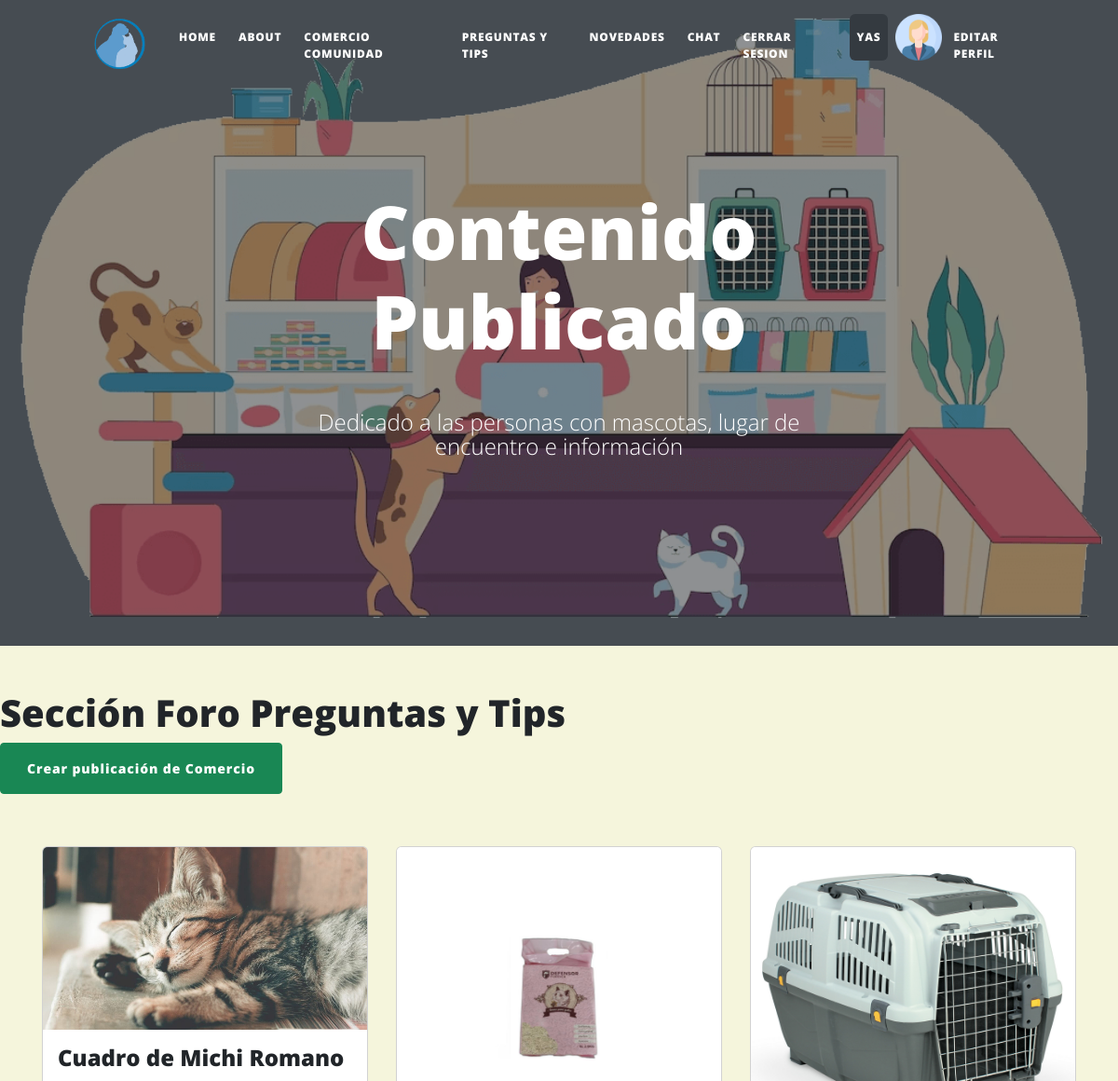
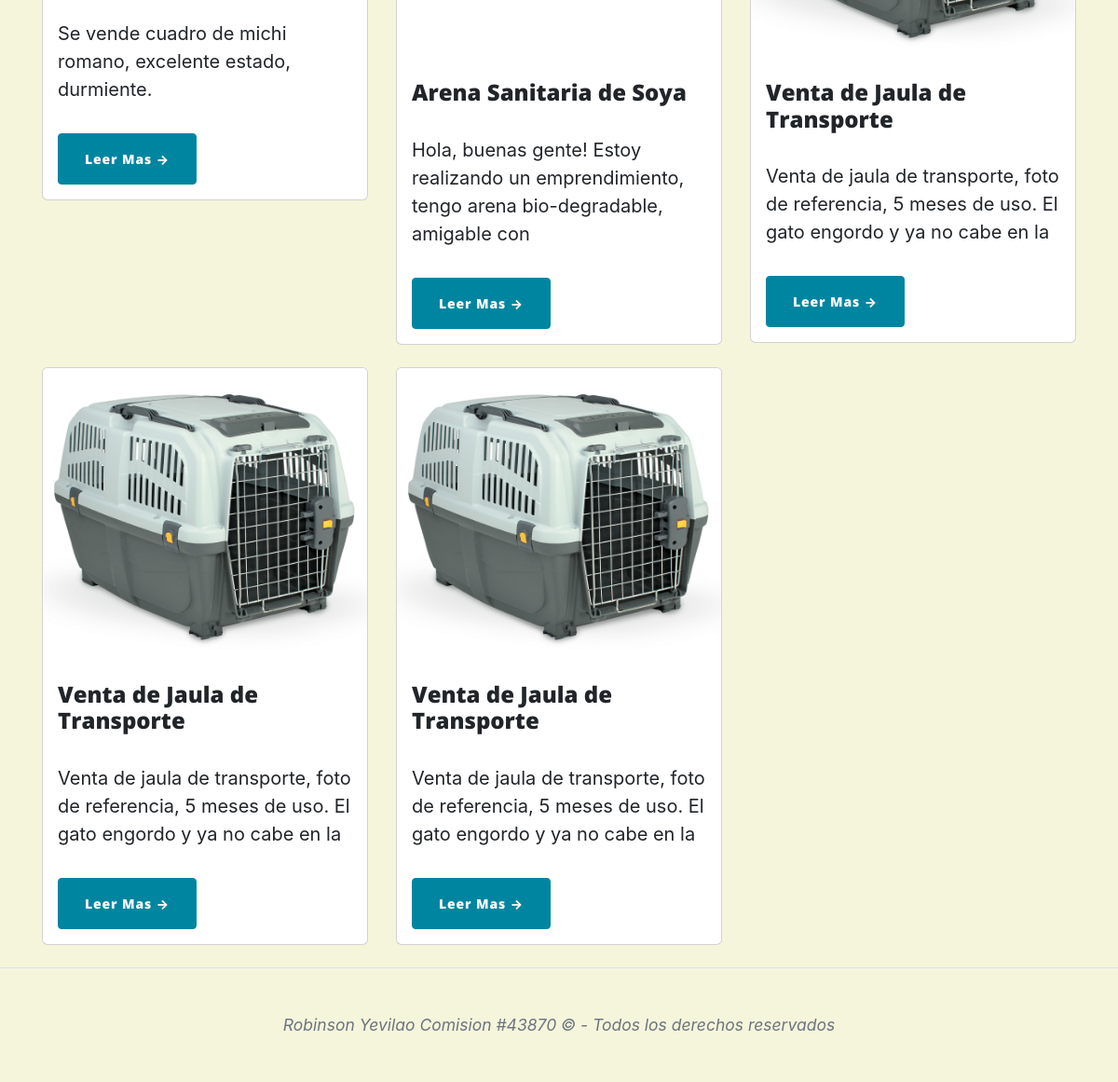
The app's page /AppComunidad/contenidohome/ (signed in) with its own data (2 pictures, top to bottom).
### AppComunidad/models.py (models this page shows, shortened)
class Comunidad(models.Model):
    titulo= models.CharField(max_length=50)
    contenido=models.TextField()
    imagen=models.ImageField()
    fecha_creacion=models.DateField(auto_now=True)
    precio = models.CharField(max_length=10)
    autor=models.ForeignKey(User, on_delete=models.CASCADE)

### AppComunidad/views.py (the view)
# urls.py: path('contenidohome/', contenidoHome, name="contenidohome"),
@login_required
def contenidoHome(request):
    avatar=obtenerAvatar(request)
    publicaciones = Comunidad.objects.all()
    success_messages = messages.get_messages(request)
    return render(request, "AppComunidad/contenidohome.html", {'publicaciones':publicaciones, 'avatar':obtenerAvatar(request)})

### AppLogin/views.py (called while the page is built)
def obtenerAvatar(request):
    avatares=Avatar.objects.filter(user=request.user.id)
    if len(avatares)!=0:
        return avatares[0].imagen.url
    else:
        return "/media/avatars/avatarpordefecto.png"

### AppComunidad/Templates/AppComunidad/contenidohome.html (shortened to what this page needs)
{% extends "AppComunidad/padrecomunidad.html" %} {% load static %} {% block titulo %} Contenido Publicado {% endblock %} {% block contenido_comunidad %}
<h1>Sección Foro Preguntas y Tips</h1>
<h3><a href="{% url 'crearblog' %}" class="btn btn-success"> Crear publicación de Comercio</a></h3>
<div class="container mt-5">
    <div class="row">
        {% for publicacion in publicaciones %}
        <div class="col-md-4">
            <div class="card mb-4">
                <a href="{% url 'contenido' comunidad_id=publicacion.id %}">
                    <img class="card-img-top max-width-100 max-height-100" src="{{ publicacion.imagen.url }}" alt="{{ publicacion.titulo }}" style="max-width: 376px; max-height: 320px;" />
                </a>
                <div class="card-body">
                    <h2 class="card-title h4">{{ publicacion.titulo }}</h2>
                    <p class="card-text">{{ publicacion.contenido|slice:":100" }}</p>
                    <a class="btn btn-primary" href="{% url 'contenido' comunidad_id=publicacion.id %}">Leer Mas →</a>
                </div>
            </div>
        </div>
        {% endfor %}
    </div>
</div>
{% endblock %}

### AppComunidad/Templates/AppComunidad/padrecomunidad.html (shortened to what this page needs)
<!DOCTYPE html>
<html lang="en">
    <head>
        {% load static %}
        <link rel="stylesheet" href="https://maxcdn.bootstrapcdn.com/bootstrap/4.5.2/css/bootstrap.min.css">
        <link rel="stylesheet" href="https://cdnjs.cloudflare.com/ajax/libs/twitter-bootstrap/4.1.3/css/bootstrap.min.css">
        <link rel="stylesheet" href="https://cdnjs.cloudflare.com/ajax/libs/ionicons/2.0.1/css/ionicons.min.css">
        <link href="{% static 'AppComunidad/css/styles.css' %}" rel="stylesheet" />
    </head>
    <body style="display: flex; flex-direction: column; min-height: 100vh;">
        <nav class="navbar navbar-expand-lg navbar-light" id="mainNav">
            <div class="container px-4 px-lg-5">
                <a class="navbar-brand" href="http://127.0.0.1:8000/admin">
                    {% if user.is_authenticated %}
                    <a class="navbar-brand" href="http://127.0.0.1:8000/admin">
                        <img src="{% static 'AppComunidad/assets/img/logohome.png' %}" alt="Ir al Panel de Administración" width="70rem" height="auto">
                    </a>
                    {% endif %}
                <div class="collapse navbar-collapse" id="navbarResponsive">
                    <ul class="navbar-nav ms-auto py-4 py-lg-0">
                        {% if user.is_authenticated %}
                        <li class="nav-item"><a class="nav-link px-lg-2 py-2 py-lg-3 mx-1 btn-outline-info rounded" href="{% url 'inicioComunidad' %}"> Home </a></li>
                        <li class="nav-item"><a class="nav-link px-lg-2 py-2 py-lg-3 mx-1 btn-outline-info rounded" href="{% url 'aboutme' %}"> About </a></li>
                        <li class="nav-item"><a class="nav-link px-lg-2 py-2 py-lg-3 mx-1 btn-outline-info rounded" href="{% url 'contenidohome' %}"> Comercio Comunidad </a></li>
                        <li class="nav-item"><a class="nav-link px-lg-2 py-2 py-lg-3 mx-1 btn-outline-info rounded" href="{% url 'forohome' %}"> Preguntas y Tips </a></li>
                        <li class="nav-item"><a class="nav-link px-lg-2 py-2 py-lg-3 mx-1 btn-outline-info rounded" href="{% url 'novedades' %}"> Novedades </a></li>
                        <li class="nav-item"><a class="nav-link px-lg-2 py-2 py-lg-3 mx-1 btn-outline-info rounded" href="{% url 'chat' %}"> chat </a></li>
                        <li class="nav-item"><a class="nav-link px-lg-2 py-2 py-lg-3 mx-1 btn-outline-danger rounded" href="{% url 'logout' %}"> Cerrar Sesion </a></li>
                        <li class="nav-item"><a class="nav-link px-lg-2 py-2 py-lg-3 mx-2 btn-dark rounded" > {{ user.username }} </a></li>
                        <img src="{{ avatar }}" alt="Avatar" style="width:50px;height:50px;">
                        <li class="nav-item"><a class="nav-link px-lg-2 py-2 py-lg-3 mx-1 btn-outline-warning rounded" href="{% url 'editarusuario' %}"> Editar Perfil </a></li>
                        {% else %}
                        <li class="nav-item"><a class="nav-link px-lg-2 py-2 py-lg-3 mx-1 btn-outline-dark rounded" href="{% url 'loginusuario' %}"> Login </a></li>
                        {% endif %}
                    </ul>
                </div>
            </div>
        </nav>
        {% if en_novedades %}
        <header class="masthead" style="background-image: url( '{% static 'AppComunidad/assets/img/notfound.jpg' %}' ) ">
        {% else %}
        <header class="masthead" style="background-image: url( '{% static 'AppComunidad/assets/img/bannerprincipal.png' %}' ) ">
        {% endif %}
            <div class="container position-relative px-4 px-lg-5">
                <div class="row gx-4 gx-lg-5 justify-content-center">
                    <div class="col-md-10 col-lg-8 col-xl-7">
                        <div class="site-heading">
                            <h1 class="mb-5"> {% block titulo %}   {% endblock %} </h1>
                            {% if user.is_authenticated %}
                            <span class="subheading">Dedicado a las personas con mascotas, lugar de encuentro e información</span>
                            {% else %}
                            <span class="subheading"> <h3> Uso y Acceso al Blog solo para usuarios registrados</h3> </span>
                            {% endif %}
                        </div>
                    </div>
                </div>
            </div>
        </header>
            {% block contenido_comunidad %}{% endblock %}
        <footer class="border-top">
            <div class="container">
                <div class="row gx-4 gx-lg-5 justify-content-center">
                    <div class="col-md-10 col-lg-8 col-xl-7">
                        <div class="small text-center text-muted fst-italic">Robinson Yevilao Comision #43870 &copy; -  Todos los derechos reservados</div>
                    </div>
                </div>
            </div>
        </footer>
    </body>
</html>

### AppComunidad/Templates/AppComunidad/padrecomunidad.html (style rules this page uses)
body { background-color: #F5F5DC; }
.rounded { border-radius: 2rem; }

### records on screen
Comunidad: imagen (picture), titulo "Cuadro de Michi Romano", contenido "Se vende cuadro de michi romano, excelente estado, durmiente."
Comunidad: imagen (picture), titulo "Arena Sanitaria de Soya", contenido "Hola, buenas gente! Estoy realizando un emprendimiento, tengo arena bio-degradable, amigable con"
Comunidad: imagen (picture), titulo "Venta de Jaula de Transporte", contenido "Venta de jaula de transporte, foto de referencia, 5 meses de uso. El gato engordo y ya no cabe en la"
Comunidad: imagen (picture), titulo "Venta de Jaula de Transporte", contenido "Venta de jaula de transporte, foto de referencia, 5 meses de uso. El gato engordo y ya no cabe en la"
Comunidad: imagen (picture), titulo "Venta de Jaula de Transporte", contenido "Venta de jaula de transporte, foto de referencia, 5 meses de uso. El gato engordo y ya no cabe en la"

### other values on screen
{{ user.username }} "YAS"
